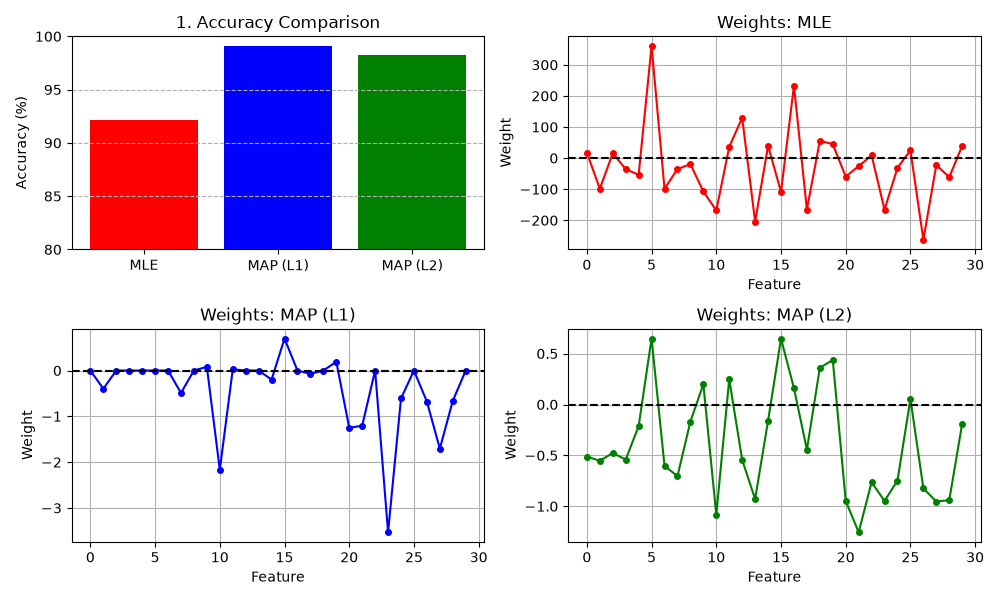

Generate this figure with Python:
import matplotlib.pyplot as plt
from sklearn.datasets import load_breast_cancer
from sklearn.model_selection import train_test_split
from sklearn.preprocessing import StandardScaler
from sklearn.linear_model import LogisticRegression
from sklearn.metrics import accuracy_score

X, y = load_breast_cancer(return_X_y=True)
X_tr, X_te, y_tr, y_te = train_test_split(X, y, test_size=0.2, random_state=42, stratify=y)
scaler = StandardScaler()
X_tr, X_te = scaler.fit_transform(X_tr), scaler.transform(X_te)

models = {
    'MLE': LogisticRegression(penalty=None, max_iter=10000, random_state=42).fit(X_tr, y_tr),
    'MAP (L1)': LogisticRegression(penalty='l1', solver='liblinear', random_state=42).fit(X_tr, y_tr),
    'MAP (L2)': LogisticRegression(penalty='l2', random_state=42).fit(X_tr, y_tr)
}

fig, axes = plt.subplots(2, 2, figsize=(10, 6))
colors = ['red', 'blue', 'green']
accs = [accuracy_score(y_te, m.predict(X_te)) * 100 for m in models.values()]

axes[0, 0].bar(models.keys(), accs, color=colors)
axes[0, 0].set(ylabel='Accuracy (%)', ylim=(80, 100), title='1. Accuracy Comparison')
axes[0, 0].grid(axis='y', linestyle='--')

for ax, (name, m), c in zip(axes.flat[1:], models.items(), colors):
    ax.plot(m.coef_[0], color=c, marker='o', ms=4)
    ax.axhline(0, color='black', ls='--')
    ax.set(title=f'Weights: {name}', xlabel='Feature', ylabel='Weight')
    ax.grid(True)

plt.tight_layout();  
plt.savefig("Exp_4.png");plt.show()
